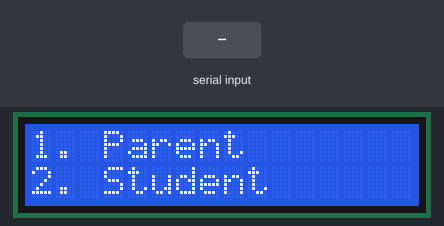
This sketch was run on a simulated Arduino Uno, built with avr-gcc and run on an emulated ATmega328P. Parts: 16×2 character LCD. The test bench sets the inputs (shaded band). What the sketch prints to the serial monitor is not drawn.

Above: at 1.2 s.
1.3 s: "1" received over Serial
At 2.5 s:
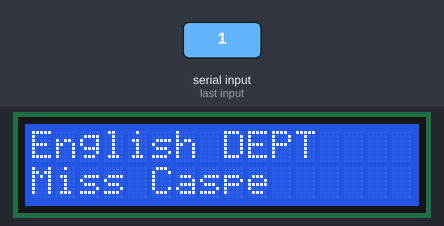
2.8 s: "3" received over Serial
At 4.0 s:
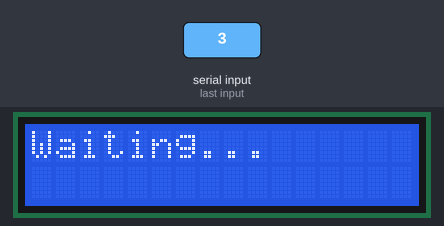
4.3 s: "4" received over Serial
At 5.0 s:
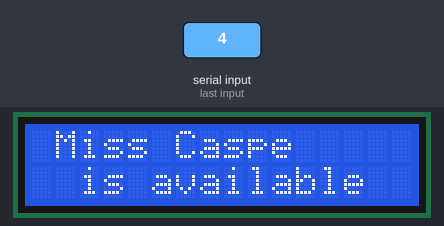
5.8 s: "2" received over Serial
At 7.0 s:
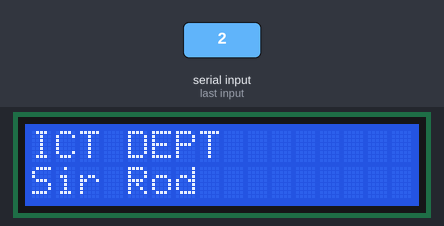
7.3 s: "1" received over Serial
At 8.4 s:
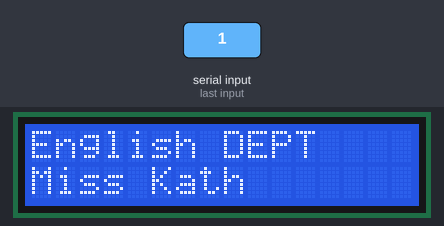
8.8 s: "1" received over Serial
At 9.6 s:
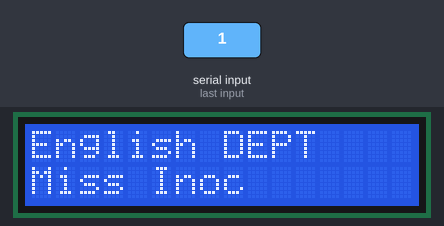
Timing chart, 0 to 11.3 s (numbered marks = the images above; inputs shaded):
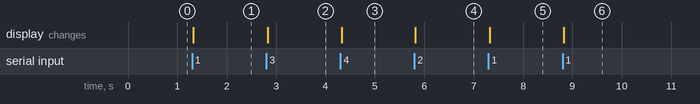

Measured:
- after the input at 1.3 s, the display: changes at once (image 1)
- after the input at 2.8 s, the display: changes at once (image 2)
- after the input at 4.3 s, the display: changes at once (image 3)
- after the input at 5.8 s, the display: changes at once (image 4)
- after the input at 7.3 s, the display: changes at once (image 5)
- after the input at 8.8 s, the display: changes at once (image 6)

The sketch:

sketch_apr5a.ino
```cpp
#include <Wire.h>
#include <LiquidCrystal_I2C.h>

LiquidCrystal_I2C lcd(0x27, 16, 2);
int state = 0;
int department = 0;
bool teacherAvailable = false;
bool isStudent = false;
bool selectorChosen = false;
bool teacherSelected = false;
unsigned long startTime = 0;
const unsigned long loopDuration = 5000;

String englishTeachers[] = {"Miss Caspe", "Miss Kath", "Miss Inoc"};
String ictTeachers[] = {"Sir Rod", "Sir Tata", "Miss Goldee"};
int numEnglishTeachers = 3;
int numICTTeachers = 3;

void setup()
{
  Serial.begin(9600);
  lcd.init();
  lcd.backlight();
  lcd.clear();
  lcd.setCursor(0, 0);
  lcd.print("1. Parent   ");
  lcd.setCursor(0, 1);
  lcd.print("2. Student");
}

void loop()
{
  if (!selectorChosen && Serial.available() > 0) {
    char incomingByte = Serial.read();
    if (incomingByte == '1') {
      isStudent = false;
      selectorChosen = true;
      lcd.clear();
      lcd.setCursor(0, 0);
      lcd.print("English DEPT");
      lcd.setCursor(0, 1);
      lcd.print(englishTeachers[state]);
    } else if (incomingByte == '2') {
      isStudent = true;
      selectorChosen = true;
      lcd.clear();
      lcd.setCursor(0, 0);
      lcd.print("ICT DEPT");
      lcd.setCursor(0, 1);
      lcd.print(ictTeachers[state]);
    } else if (incomingByte == '6') {
      // Reset Arduino
      resetArduino();
    }
  } else if (selectorChosen && Serial.available() > 0) {
    char incomingByte = Serial.read();
    if (!teacherSelected) {
      if (incomingByte == '1') {
        state++;
        if (department == 0) {
          state %= numEnglishTeachers;
          lcd.clear();
          lcd.setCursor(0, 0);
          lcd.print("English DEPT");
          lcd.setCursor(0, 1);
          lcd.print(englishTeachers[state]);
        } else if (department == 1) {
          state %= numICTTeachers;
          lcd.clear();
          lcd.setCursor(0, 0);
          lcd.print("ICT DEPT");
          lcd.setCursor(0, 1);
          lcd.print(ictTeachers[state]);
        }
        teacherAvailable = false;
      } else if (incomingByte == '2') {
        department = (department == 0) ? 1 : 0;
        state = 0;
        lcd.clear();
        if (department == 0) {
          lcd.setCursor(0, 0);
          lcd.print("English DEPT");
          lcd.setCursor(0, 1);
          lcd.print(englishTeachers[state]);
        } else {
          lcd.setCursor(0, 0);
          lcd.print("ICT DEPT");
          lcd.setCursor(0, 1);
          lcd.print(ictTeachers[state]);
        }
        teacherAvailable = false;
      } else if (incomingByte == '3') {
        teacherSelected = true;
        lcd.clear();
        lcd.setCursor(0, 0);
        lcd.print("Waiting...");
        lcd.setCursor(0, 1);
        lcd.print("               ");
        Serial.println("A parent/student is looking for you, are you available or on hold?");
        startTime = millis();
      }
    } else {
      if (!teacherAvailable) {
        if (incomingByte == '4') {
          teacherAvailable = true;
          lcd.clear();
          lcd.setCursor(1, 0);
          if (department == 0) {
            lcd.print(englishTeachers[state]);
          } else {
            lcd.print(ictTeachers[state]);
          }
          lcd.setCursor(1, 1);
          lcd.print(" is available");
          Serial.println("Teacher is available.");
          selectorChosen = false;
          teacherSelected = false;
        } else if (incomingByte == '5') {
          teacherAvailable = false;
          lcd.clear();
          lcd.setCursor(1, 0);
          if (department == 0) {
            lcd.print(englishTeachers[state]);
          } else {
            lcd.print(ictTeachers[state]);
          }
          lcd.setCursor(1, 1);
          lcd.print(" is on hold");
          Serial.println("Teacher is on hold.");
          selectorChosen = false;
          teacherSelected = false;
        }

        // Check if the waiting time has elapsed
        if (millis() - startTime >= loopDuration) {
          selectorChosen = false;
          teacherSelected = false;
          lcd.clear();
          lcd.setCursor(0, 0);
          lcd.print("Are you?");
          lcd.setCursor(0, 1);
          lcd.print("1. Parent    2. Student");
        }
      }
    }
  }
}

void resetArduino() {
  asm volatile ("  jmp 0");
}
```
